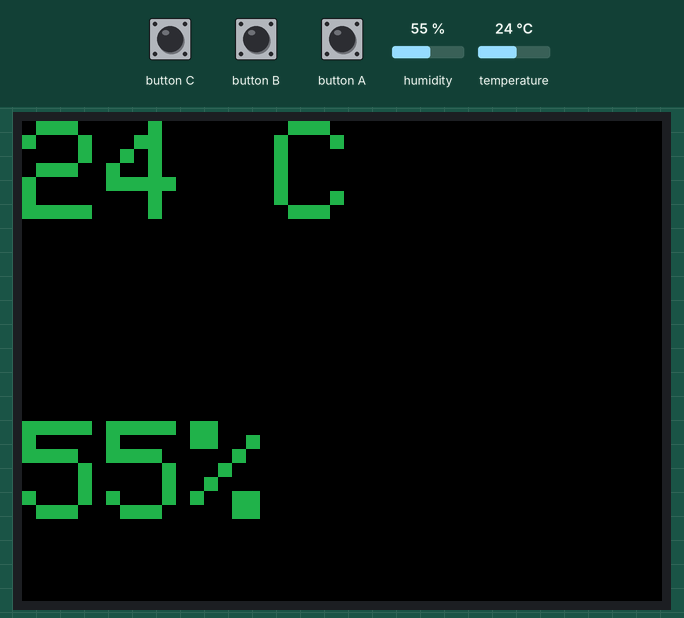
This sketch was run on a simulated ESP32. Parts: 320×240 colour display. Inputs (shaded band) come from the test bench; at power-on: temperature 24 °C, humidity 55 %.

Above: at 1.3 s.
1.4 s: temperature set to 26 °C
At 2.5 s:
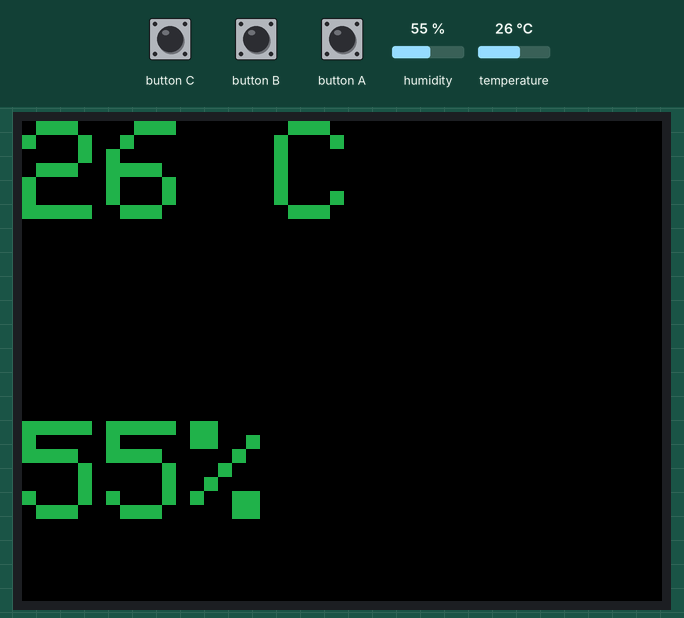
2.9 s: temperature set to 29 °C
At 3.6 s:
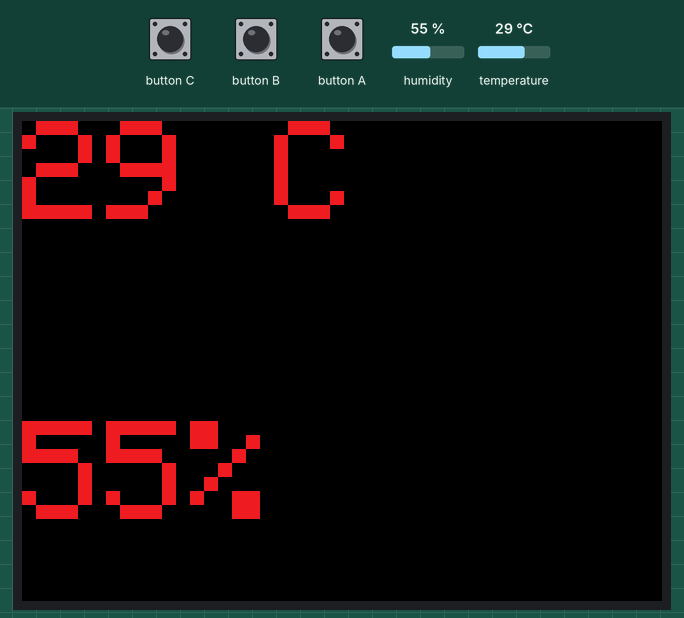
4.4 s: humidity set to 22 %
At 5.6 s:
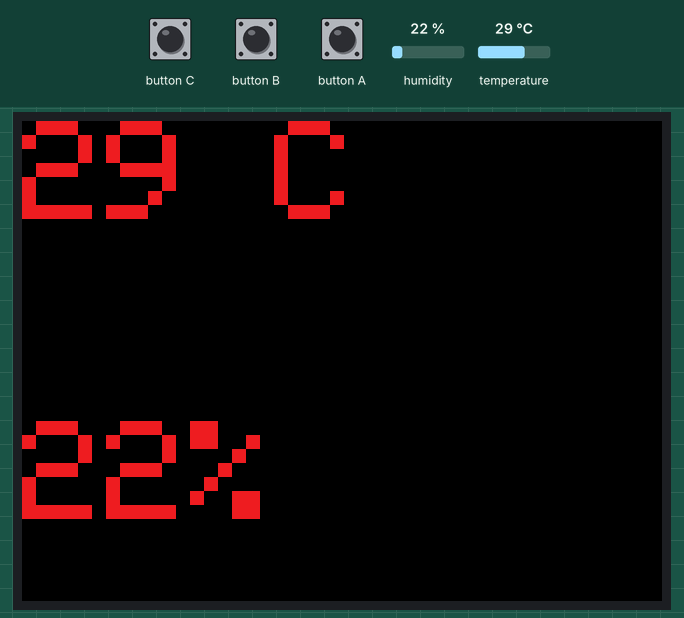
5.9 s: humidity set to 40 %
At 7.0 s:
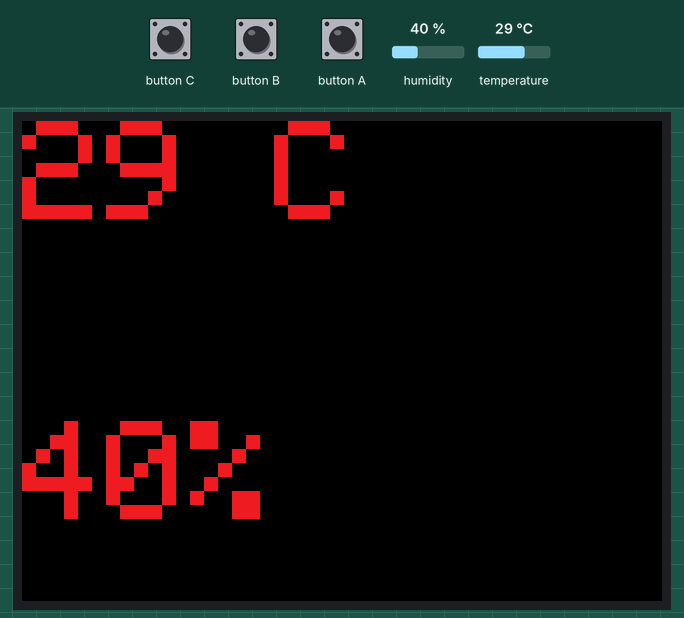
Timing chart, 0 to 8.4 s (numbered marks = the images above; inputs shaded):
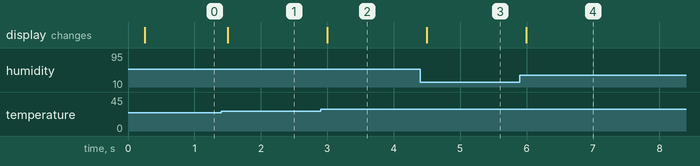

Measured:
- the behaviour switches between 27 and 28 °C on temperature (found by bisection; images 1 and 2)
- after the input at 1.4 s, the display: changes after 0.10 s (image 1)
- after the input at 2.9 s, the display: changes after 0.10 s (image 2)
- after the input at 4.4 s, the display: changes after 0.10 s (image 3)
- after the input at 5.9 s, the display: changes after 0.10 s (image 4)

The sketch:

sketch_sep16b.ino
```cpp
#include <M5Stack.h>
#include <SimpleDHT.h>
#include <Wire.h>
#define DHTPIN 5
SimpleDHT11 dht;
int temperature, humidity;
int old_t = -1000,old_h=-1000;
float temp,humid;

void setup() {
  // put your setup code here, to run once:
  M5.begin();
  Wire.begin();
  M5.Lcd.setTextSize(10);
}

void active()
{
  if(temp>27)
    {
      M5.Lcd.setTextColor(0xe8e4);
    }
    else
    {
      M5.Lcd.setTextColor(0x2589);
    }
    M5.Lcd.fillScreen(0);
    M5.Lcd.setCursor(0,0);
    M5.Lcd.print(temperature);
    M5.Lcd.print(" C");
    M5.Lcd.setCursor(0,150);
    M5.Lcd.print(humidity);
    M5.Lcd.print("%");
}

void loop() {
  // put your main code here, to run repeatedly:

  int status = dht.read2(DHTPIN,&temp,&humid,NULL);
  if(status == SimpleDHTErrSuccess)
  {
    temperature = temp;
    humidity = humid;
  }
  if(temperature != old_t || humidity != old_h)
  {
    active();
  }


  old_t = temperature;
  old_h = humidity;
  M5.update();
}
```
